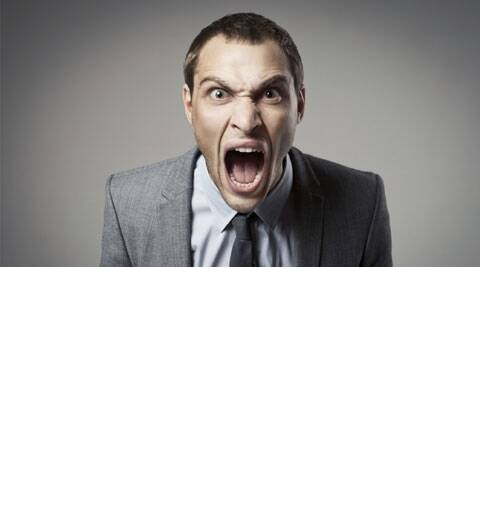
#> input picture angry.jpg, 480 x 513 px
$ python -i expression.py   (imports and definitions only)   (older library calls are emulated)
#> lines starting #> are read from the running program, lines starting #| are printed output that depends on the picture
from __future__ import division
from keras.models import model_from_json
import numpy
import numpy as np
import cv2


#loading the model
# [1 line not run here, left out]
# [1 line that did not run here, left out]
# [1 line not run here, left out]
# [1 line that did not run here, left out]
# load weights into new model
# [2 lines not run here, left out]

#setting image resizing parameters
WIDTH = 48
HEIGHT = 48
x=None
y=None
labels = ['Angry', 'Disgust', 'Pain', 'Happy', 'Sad', 'Fear', 'Neutral']

#
#def main():
#    cap = cv2.VideoCapture('E:/Pre-Thesis 2/ver 1.6/facial expression & Posture detection/videos/hi.jpg')
#    #emotion = None
#    while True:
#        success, img = cap.read()
#        emote = findemote(img)
#
#
#        cv2.putText(img, str(emote), (70, 50), cv2.FONT_HERSHEY_PLAIN, 3,
#                    (255, 0, 0), 3)
#
#        cv2.imshow("Image", img)
#        cv2.waitKey(1)

def findemote(img):
    w = 48
    h = 48
    x=None
    y=None
    emotion = None
    gray=cv2.cvtColor(img,cv2.COLOR_RGB2GRAY)
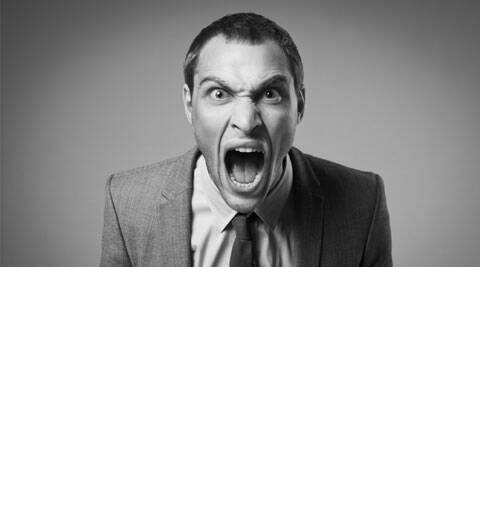
#> gray: shape (513, 480); min 0, max 255, mean 186.3
    face = cv2.CascadeClassifier('E:/Pre-Thesis 2/ver 1.6/facial expression & posture detection/haarcascade_frontalface_default.xml')
    faces = face.detectMultiScale(gray, 1.3  , 10)
#> faces = [[184, 48, 122, 122]]
    for (x, y, w, h) in faces:
        roi_gray = gray[y:y + h, x:x + w]
        cropped_img = np.expand_dims(np.expand_dims(cv2.resize(roi_gray, (48, 48)), -1), 0)
        cv2.normalize(cropped_img, cropped_img, alpha=0, beta=1, norm_type=cv2.NORM_L2, dtype=cv2.CV_32F)
        cv2.rectangle(img, (x, y), (x + w, y + h), (0, 255, 0), 1)
        #predicting the emotion
        yhat= loaded_model.predict(cropped_img)
        emotion = labels[int(np.argmax(yhat))]
#> this loop made 1 pass
#> pass 1, in findemote, `roi_gray = gray[y:y + h, x:x + w]`:
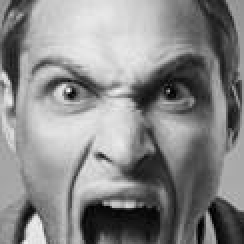
#> roi_gray: shape (122, 122) (shown 2 times larger); min 0, max 246, mean 135.7
#> after the loop:
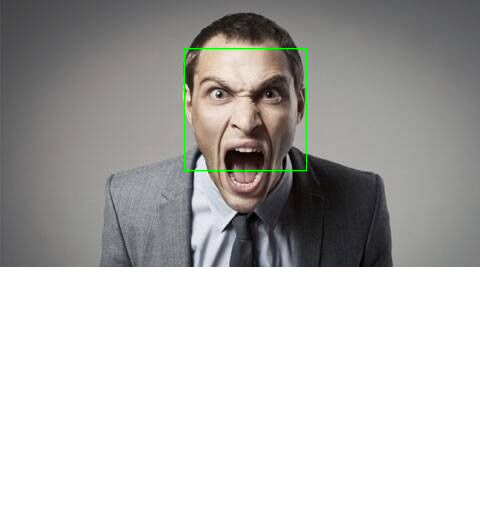
#> img: shape (513, 480, 3); mean R, G, B 187.1, 186.2, 184.8
        #cv2.putText(img, emotion, (x, y), cv2.FONT_HERSHEY_SIMPLEX, 0.8, (0, 0, 255), 2, cv2.LINE_AA)
        #print("Emotion: "+labels[int(np.argmax(yhat))])
    return emotion


#if __name__ == "__main__":
#    main()

>>> import cv2
>>> picture = cv2.cvtColor(cv2.imread('angry.jpg'), cv2.COLOR_BGR2RGB)
#> (the run stopped early here; a loop or call above may not have finished)

$ run again, on senior-falling-bed.webp
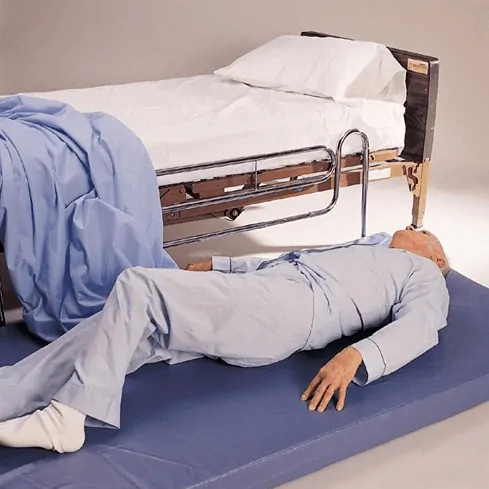
#> input picture senior-falling-bed.webp, 489 x 489 px
#> in findemote, `gray=cv2.cvtColor(img,cv2.COLOR_RGB2GRAY)`:
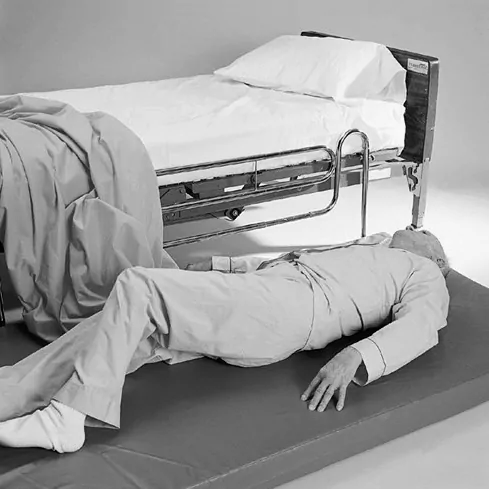
#> gray: shape (489, 489); min 0, max 255, mean 158.2
#> faces = ()
